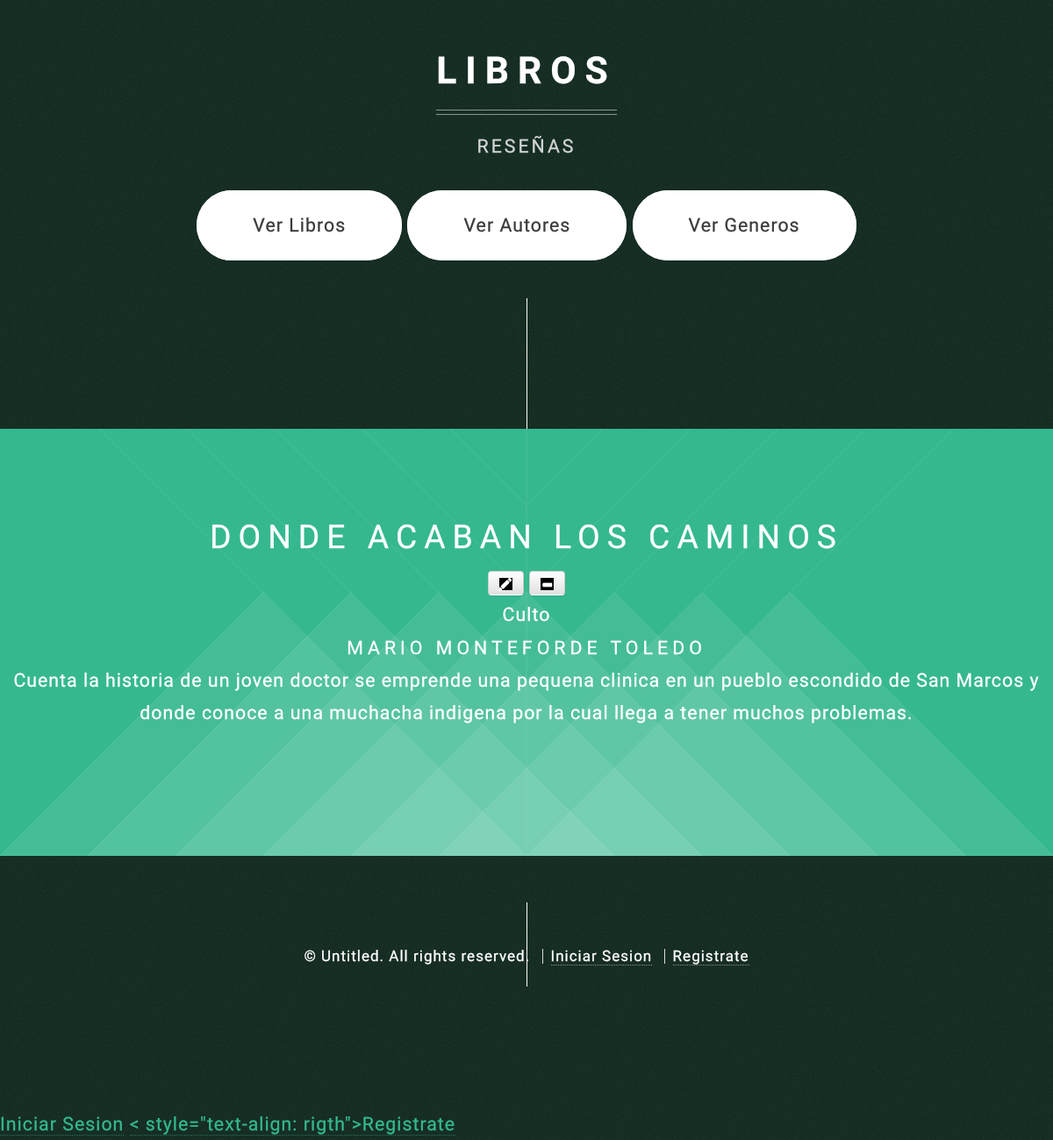
The page /libros/inicio/2/ on the database as committed earlier.
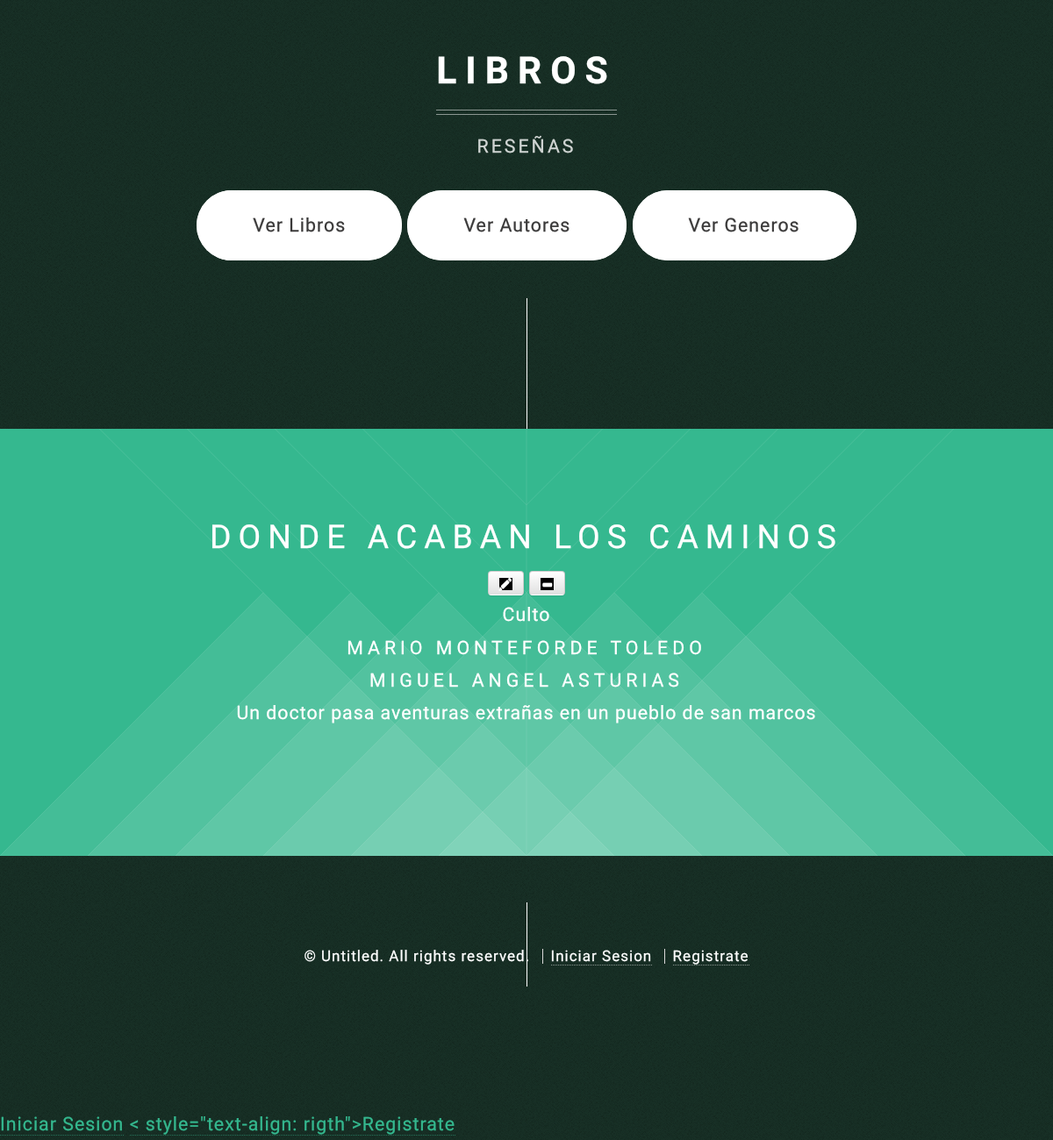
The same page on the database as committed later.
### CRUD/models.py (models this page shows, shortened)
class Libros(models.Model):
    creador = models.ForeignKey('auth.User')
    Titulo = models.CharField(max_length=200)
    Genero = models.ForeignKey(Generos, null=True, blank=True)
    Autor = models.ManyToManyField(Autores, through='Asignacion2')
    Editorial = models.ManyToManyField(Editoriales, through='Asignacion')
    Resena = models.TextField()
    created_date = models.DateTimeField(default=timezone.now)

class Generos(models.Model):
    NombreG = models.CharField(max_length=200)
    def __str__(self):
        return self.NombreG

class Asignacion2(models.Model):
    Libro = models.ForeignKey(Libros, on_delete=models.CASCADE)
    Autor = models.ForeignKey(Autores, on_delete=models.CASCADE)

class Autores(models.Model):
    NombreA = models.CharField(max_length=200)
    def __str__(self):
        return self.NombreA

### CRUD/views.py (the view)
# urls.py: url(r'^inicio/(?P<pk>[0-9]+)/$', views.libro_detalle),
def libro_detalle(request, pk):
    libro = get_object_or_404(Libros, pk=pk)
    autor = Asignacion2.objects.filter(Libro = pk)
    usuario = request.user
    return render(request, 'libros_detalle.html', {'libro': libro, 'autor':autor, 'usuario':usuario})

### CRUD/templates/libros_detalle.html
{% extends 'index.html' %}
{% block content %}
  <br>
  <header id="detalle">
    <h2>{{ libro.Titulo }}</h2>
    <a class="btn btn-default" href="{% url 'CRUD.views.libro_editar' pk=libro.pk %}"><span class="glyphicon glyphicon-pencil" style="background-color: #000000"></span></a>
    <a class="btn btn-default" href="{% url 'CRUD.views.libro_borrar' pk=libro.pk %}"><span class="glyphicon glyphicon-minus" style="background-color: #000000"></span></a>
  </header>
  <p>{{ libro.Genero }}</p>
  {% for at in autor %}
  <h3>{{ at.Autor }}</h3>
  {% endfor %}
  <p>{{ libro.Resena|linebreaksbr }}</p>
  <br>
{% endblock %}

### CRUD/templates/index.html (shortened to what this page needs)
{% load staticfiles %}
<html>
	<head>
		<link rel="stylesheet" href="//maxcdn.bootstrapcdn.com/bootstrap/3.2.0/css/bootstrap.min.css">
    <link rel="stylesheet" href="//maxcdn.bootstrapcdn.com/bootstrap/3.2.0/css/bootstrap-theme.min.css">
		<link rel="stylesheet" href="{% static 'css/main.css' %}">
	</head>
	<body style="background-image: url('{% static 'img/overlay.png' %}');">
			<section id="header">
				<header>
					<h1>LIBROS</h1>
					<p>Reseñas</p>
					<br><br><br>
				</header>
				<footer>
					<a href="{% url 'CRUD.views.show_libros' %}" class="button style2 scrolly-middle">Ver Libros</a>
					<a href="{% url 'CRUD.views.show_autores' %}" class="button style2 scrolly-middle">Ver Autores</a>
					<a href="{% url 'CRUD.views.show_generos' %}" class="button style2 scrolly-middle">Ver Generos</a>
				</footer>
			</section>
			<section id="banner" style="background: #35b88f url('{% static 'img/banner.svg' %}') bottom center no-repeat;">
				{% block content %}
				{% endblock %}
			</section>
		<section id="footer">
			<div class="copyright">
				<ul class="menu">
					<li>&copy; Untitled. All rights reserved.</li>
					{% if usuario.is_authenticated %}
	        <li><a href="{% url 'CRUD.views.cerrar' %}">Cerrar Sesion</a></li>
					{% else %}
					<li><a href="{% url 'CRUD.views.ingresar' %}">Iniciar Sesion</a></li>
					<li><a href="{% url 'CRUD.views.nuevo_usuario' %}">Registrate</a></li>
	        {% endif %}
				</ul>
			</div>
		</section>
<a href="{% url 'CRUD.views.ingresar' %}">Iniciar Sesion</a>
<a href="{% url 'CRUD.views.nuevo_usuario' %}">< style="text-align: rigth">Registrate</h2></a>
	</body>
</html>

Rows that differ between the two databases and show on the page:
changed Libros "DONDE ACABAN LOS CAMINOS": Resena "Cuenta la historia de un joven doctor se emprende una pequena clinica en un pueblo escondido de San Marcos y donde conoce a una muchacha indigena por la cual llega a tener muchos problemas." → "Un doctor pasa aventuras extrañas en un pueblo de san marcos"
added Asignacion2: Autor "MIGUEL ANGEL ASTURIAS"
